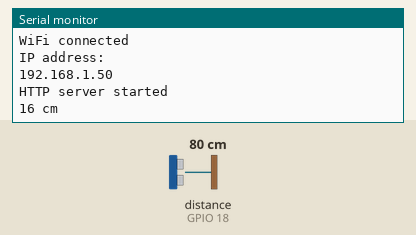
Recording of a sketch running on a simulated ESP32. Parts: the last lines printed to the serial monitor. Wiring (inferred from the names in the program): ultrasonic range finder: trigger GPIO 5; echo GPIO 18. The test bench sets the inputs (shaded band); at power-on: distance to the obstacle (sensor on GPIO 18) 80 cm. The echo pulse lasts 58.3 µs per cm; WiFi joins after 1.5 s; servers stay silent unless stated.

Above: at 6.7 s.
6.8 s: distance to the obstacle (sensor on GPIO 18) set to 4 cm
At 8.9 s:
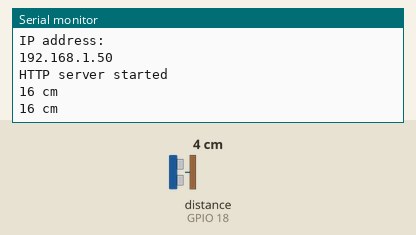
10.0 s: distance to the obstacle (sensor on GPIO 18) set to 9 cm
At 10.9 s:
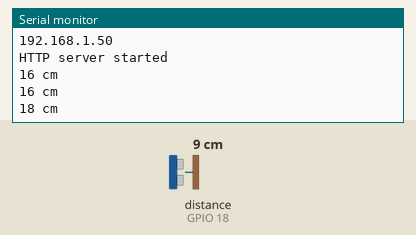
Timing chart, 0 to 13.0 s (numbered marks = the images above; inputs shaded):
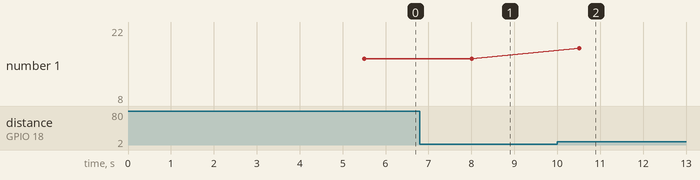

The sketch:

tankwifi_ver3.ino
```cpp
#include <WiFi.h>
#include <WiFiClient.h>
#include <WebServer.h>  //https://github.com/bbx10/WebServer_tng

WebServer server ( 80 );

const char* ssid     = "MEPPURATH";
const char* password = "*****";

//https://bitbucket.org/teckel12/arduino-new-ping/wiki/Home

int trigPin = 5;   // Trigger
int echoPin = 18;  // Echo
long duration, cm;
#define WINDOW_SIZE 5
float y;

int INDEX = 0;
int VALUE = 0;
int SUM = 0;
int READINGS[WINDOW_SIZE];
int AVERAGED = 0;

//define sound speed in cm/uS
#define SOUND_SPEED 0.034
#define CM_TO_INCH 0.393701


void setup()
{
  // pinMode(LEDPIN, OUTPUT);

  Serial.begin(115200);

  connectToWifi();

  beginServer();
// Starts the serial communication
  pinMode(trigPin, OUTPUT); // Sets the trigPin as an Output
  pinMode(echoPin, INPUT); // Sets the echoPin as an Input
}

void loop() {

  // The sensor is triggered by a HIGH pulse of 10 or more microseconds.
  // Give a short LOW pulse beforehand to ensure a clean HIGH pulse:
  digitalWrite(trigPin, LOW);
  delayMicroseconds(5);
  digitalWrite(trigPin, HIGH);
  delayMicroseconds(10);
  digitalWrite(trigPin, LOW);

  // Read the signal from the sensor: a HIGH pulse whose
  // duration is the time (in microseconds) from the sending
  // of the ping to the reception of its echo off of an object.
  pinMode(echoPin, INPUT);
  duration = pulseIn(echoPin, HIGH);

  // Convert the time into a distance

  cm = (duration / 2) / 29.1;  // Divide by 29.1 or multiply by 0.0343
  if (cm < 400) {

    SUM = SUM - READINGS[INDEX];        // Remove the oldest entry from the sum
    VALUE = cm;                         // Read the next sensor value
    READINGS[INDEX] = VALUE;            // Add the newest reading to the window
    SUM = SUM + VALUE;                  // Add the newest reading to the sum
    INDEX = (INDEX + 1) % WINDOW_SIZE;  // Increment the index, and wrap to 0 if it exceeds the window size

    AVERAGED = SUM / WINDOW_SIZE;  // Divide the sum of the window by the window size for the result
  }
  Serial.print(AVERAGED);
  Serial.println(" cm");
  y = map(AVERAGED, 8, 113, 100, 1);
  delay(500);
 server.handleClient();
 delay(2000);

}

void connectToWifi()
{
  WiFi.enableSTA(true);

  delay(2000);

  WiFi.begin(ssid, password);

  while (WiFi.status() != WL_CONNECTED) {
        delay(500);
        Serial.print(".");
    }
  Serial.println("");
  Serial.println("WiFi connected");
  Serial.println("IP address: ");
  Serial.println(WiFi.localIP());
  delay(1000);
}

void beginServer()
{
  server.on ( "/", handleRoot );
  server.begin();
  Serial.println ( "HTTP server started" );
  delay(1000);
}

void handleRoot(){
  if ( server.hasArg("LED") ) {
    // handleSubmit();
    server.send ( 200, "text/html", getPage() );
  } else {
    server.send ( 200, "text/html", getPage() );
  }
}


String getPage(){
  String page = "<html lang=en-EN><head><meta http-equiv='refresh' content='60'/>";
  page += "<title>ESP32 WebServer</title>";
  page += "<style> body { background-color: #040404; font-family: Arial, Helvetica, Sans-Serif; Color: #53CBFB; font-size: 7vw; }</style>";
  // page += "<style> body { background-color: #f0f0f0; font-family: 'Roboto', Arial, Helvetica, Sans-Serif; color: #1a1a1a; margin: 20px; }</style>";
  page += "</head><body><h1>ESP32 Water Tank Monitor</h1>";
  page += "<h3>Distance to surface : "+String(AVERAGED)+" cm</h3>";
  page += "<h2>Tank : "+String(y)+"% </h2>";

  page += "</body></html>";
  return page;
}
```

Measured:
- plotted number 1: 16 → 8 after the input at 10.0 s
